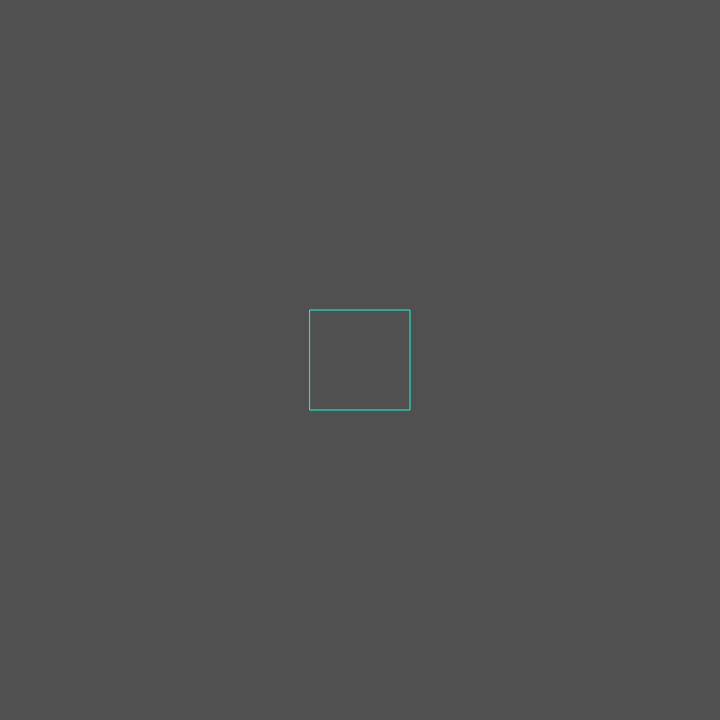
Frame 1 (no input)
Frame 60 (no input): identical to frame 1, image omitted
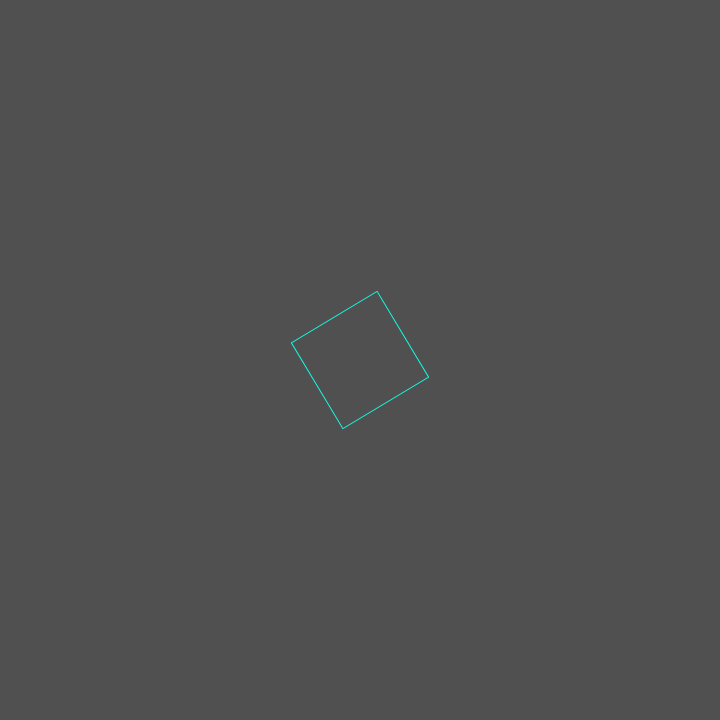
Frame 120 (the mouse pressed at the canvas centre since frame 60)

The p5.js sketch that drew these frames (run headless with seeded random() and noise() and a simulated clock; from frame 60 on, the mouse is pressed at the canvas centre):

// p5.js sketch
// ── sketch.js
var cubeSize = 100;
var x = 0;
var y = 0;
var rotation = 0;
var spin = false;

function setup() {
  createCanvas(720, 720);
}

function draw() {
  background(80);
  rectMode(CENTER);

  display();
  update();
}

function mousePressed() {
  reset();
  spin = true;
}

function display() {
  stroke(20, 250, 225);
  noFill();

  translate(width / 2, height / 2);
  rotate(radians(rotation));
  rect(x, y, cubeSize, cubeSize);
}

function update() {
  if (spin && rotation < 360) {
    rotation++;
  }
}

function reset(){
  rotation = 0;
}
